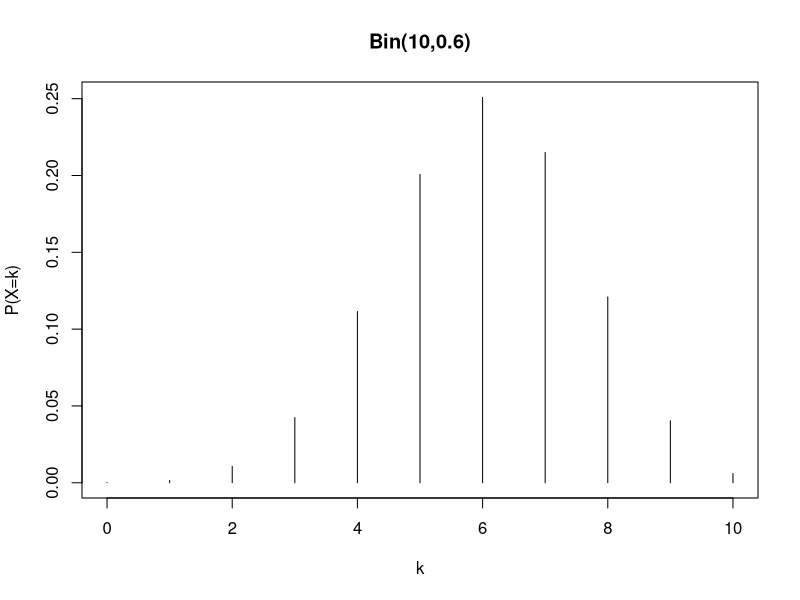
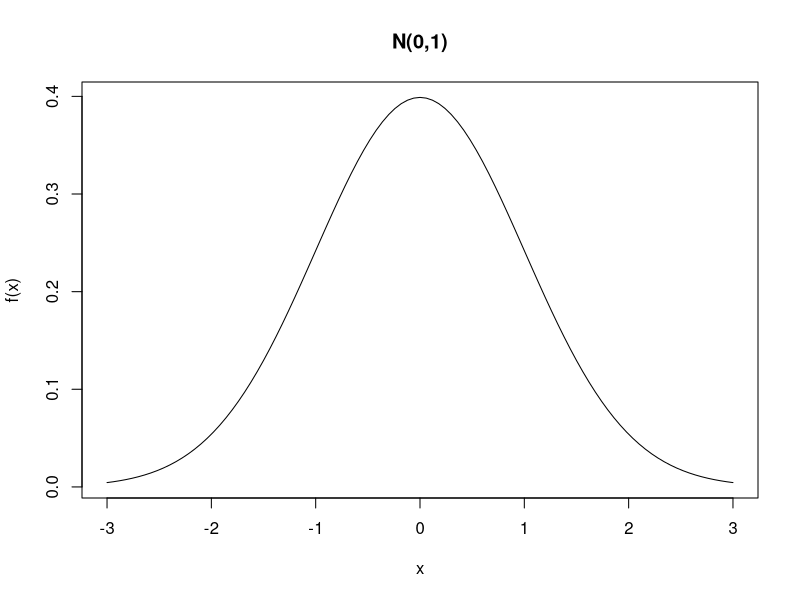
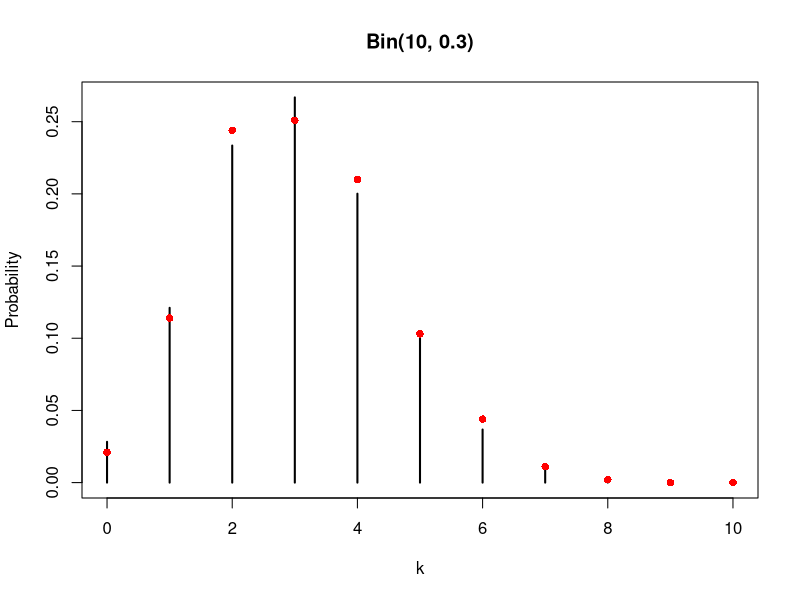
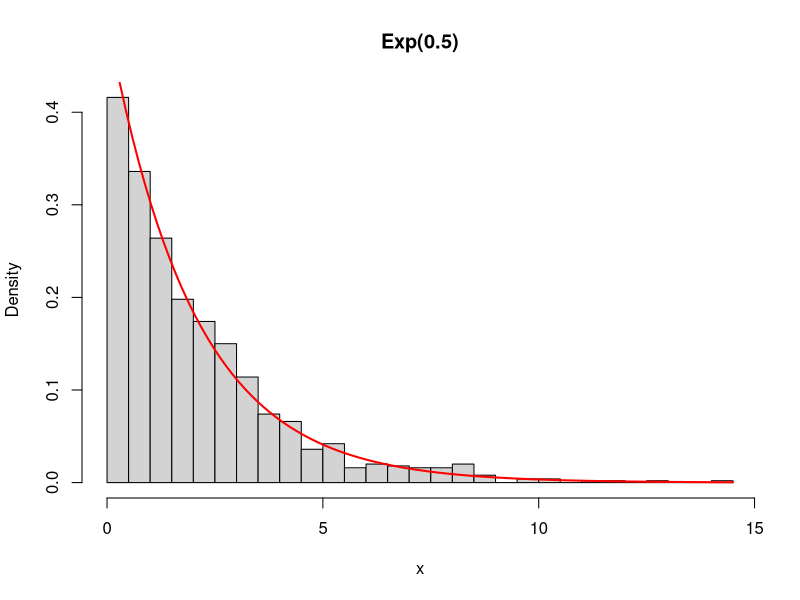
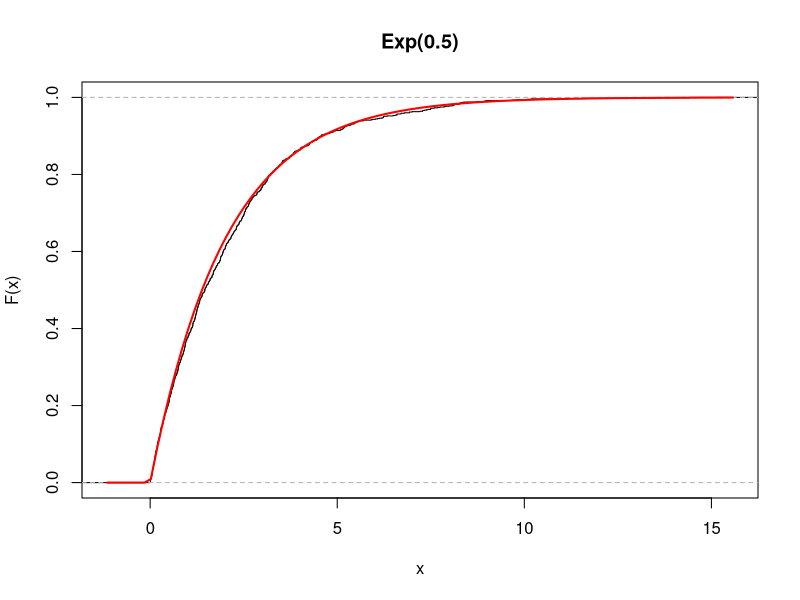
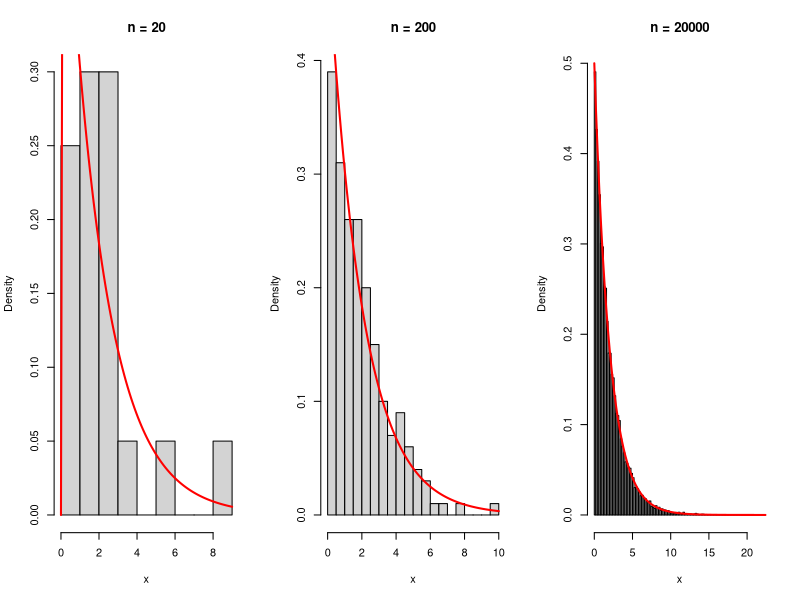

Reproduce these figures in R, in order.
## -----------------------------------------------------------------------------
n <- 10 # Number of trials
p <- 0.6 # Probability of success
k <- 4 # Number of successes

choose(n, k) * p^k * (1 - p)^(n - k)

## -----------------------------------------------------------------------------
dbinom(k, size = n, prob = p)

## -----------------------------------------------------------------------------
sum(dbinom(0:5, size = n, prob = p))
pbinom(5, size = n, prob = p) # Specific R function

## -----------------------------------------------------------------------------
1 - pbinom(5, size = n, prob = p)
pbinom(5, size = n, prob = p, lower.tail = FALSE)

## -----------------------------------------------------------------------------
n * p # Expected value obtained through analytical computations
sum(0:n * dbinom(0:n, size = n, prob = 0.6)) # Numerical computation

## -----------------------------------------------------------------------------
sum(sqrt(0:n) * dbinom(0:n, size = n, prob = 0.6))

## -----------------------------------------------------------------------------
qbinom(0.25, size = 10, prob = 0.6) # First quartile

## -----------------------------------------------------------------------------
pbinom(4, size = 10, prob = 0.6) # The value is smaller than 0.25
pbinom(5, size = 10, prob = 0.6) # The value is larger than 0.25

## -----------------------------------------------------------------------------
kk <- 0:n
prob <- dbinom(0:n, size = n, prob = p)
plot(kk, prob, type = "h", main = "Bin(10,0.6)", xlab = "k", ylab = "P(X=k)")

## -----------------------------------------------------------------------------
x <- 1 # Point at which to compute f(x)
mu <- 3 # Mean
sigma2 <- 10 # Variance

1 / sqrt(2 * pi * sigma2) * exp(-1 / (2 * sigma2) * (x - mu)^2)
dnorm(x, mean = 3, sd = sqrt(sigma2))

## -----------------------------------------------------------------------------
integrate(dnorm, lower = -1, upper = 1)

## -----------------------------------------------------------------------------
pnorm(1) - pnorm(-1)

## -----------------------------------------------------------------------------
qnorm(0.75)

## -----------------------------------------------------------------------------
pnorm(qnorm(0.75))

## -----------------------------------------------------------------------------
curve(dnorm(x, mean = 0, sd = 1), from = -3, to = 3, ylab = "f(x)", main = "N(0,1)")

## -----------------------------------------------------------------------------
R <- 5
rnorm(R, mean = 0, sd = 1)

## -----------------------------------------------------------------------------
dice <- 1:6

## -----------------------------------------------------------------------------
set.seed(123) # R command to fix the "seed"
sample(x = dice, size = 1) # size = 1 implies that a single die is rolled

## -----------------------------------------------------------------------------
set.seed(140)
n <- 10
# replace = TRUE implies that the die is rolled 10 times
sim <- sample(dice, size = n, replace = TRUE)
sim

## -----------------------------------------------------------------------------
sample(1:90, size = 5, replace = FALSE)

## -----------------------------------------------------------------------------
sample(dice)

## -----------------------------------------------------------------------------
set.seed(321)
n <- 1000
size <- 10
prob <- 0.3

y <- rbinom(n, size = size, prob = prob)
freq_rel <- table(factor(y, levels = 0:size)) / n

plot(0:size, dbinom(0:size, size = size, prob = prob),
  type = "h", lwd = 2,
  xlab = "k", ylab = "Probability", main = "Bin(10, 0.3)"
)
points(0:size, freq_rel, col = "red", pch = 16) # Relative frequencies

## -----------------------------------------------------------------------------
# Largest discrepancy between theoretical and empirical
max(abs(dbinom(0:size, size = size, prob = prob) - as.numeric(freq_rel)))

## -----------------------------------------------------------------------------
set.seed(123)
n <- 1000
lambda <- 0.5

x <- rexp(n, rate = lambda)

hist(x, freq = FALSE, breaks = 30, main = "Exp(0.5)", xlab = "x")
curve(dexp(x, rate = lambda), add = TRUE, col = "red", lwd = 2)

## -----------------------------------------------------------------------------
plot(ecdf(x), do.points = FALSE, main = "Exp(0.5)", xlab = "x", ylab = "F(x)")
curve(pexp(x, rate = lambda), add = TRUE, col = "red", lwd = 2)

## -----------------------------------------------------------------------------
p <- c(0.1, 0.25, 0.5, 0.75, 0.9)
rbind(
  theoretical = qexp(p, rate = lambda),
  empirical = quantile(x, probs = p)
)

## -----------------------------------------------------------------------------
#| fig-width: 12
#| fig-height: 4
set.seed(1)
par(mfrow = c(1, 3))
for (nn in c(20, 200, 20000)) {
  xx <- rexp(nn, rate = lambda)
  hist(xx, freq = FALSE, breaks = "FD", main = paste("n =", nn), xlab = "x")
  curve(dexp(x, rate = lambda), add = TRUE, col = "red", lwd = 2)
}
par(mfrow = c(1, 1))
